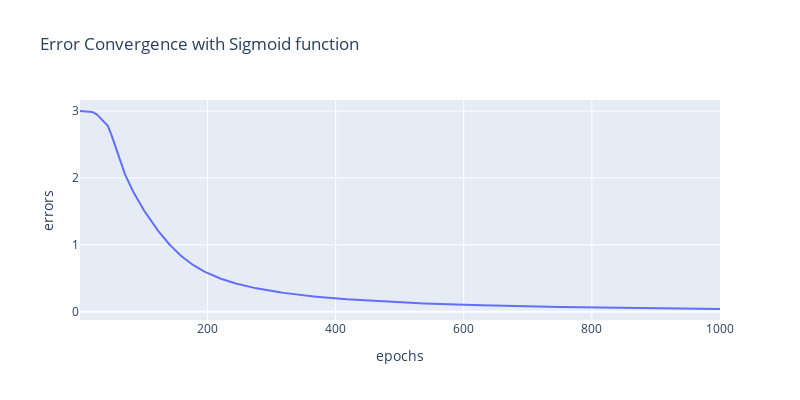

The notebook cell saved with this chart:
### Code cell
# plot the error values for Sigmoid function
plot_graph(errors, 'Error Convergence with Sigmoid function')

### Figure 1 — Plotly figure (JSON) as saved in the notebook; plotly's stock layout.template omitted (floating-point values rounded to 4 significant figures; data arrays with more than 128 entries replaced by an {"elided": "..."} marker saying what was removed)
{"data": [{"hovertemplate": "epochs=%{x}<br>errors=%{y}<extra></extra>", "legendgroup": "", "line": {"color": "#636efa", "dash": "solid"}, "marker": {"symbol": "circle"}, "mode": "lines", "name": "", "orientation": "v", "showlegend": false, "type": "scatter", "x": {"elided": "1000 int values"}, "xaxis": "x", "y": {"elided": "1000 float values"}, "yaxis": "y"}], "layout": {"height": 400, "legend": {"tracegroupgap": 0}, "title": {"text": "Error Convergence with Sigmoid function"}, "width": 800, "xaxis": {"anchor": "y", "domain": [0, 1], "title": {"text": "epochs"}}, "yaxis": {"anchor": "x", "domain": [0, 1], "title": {"text": "errors"}}}}
